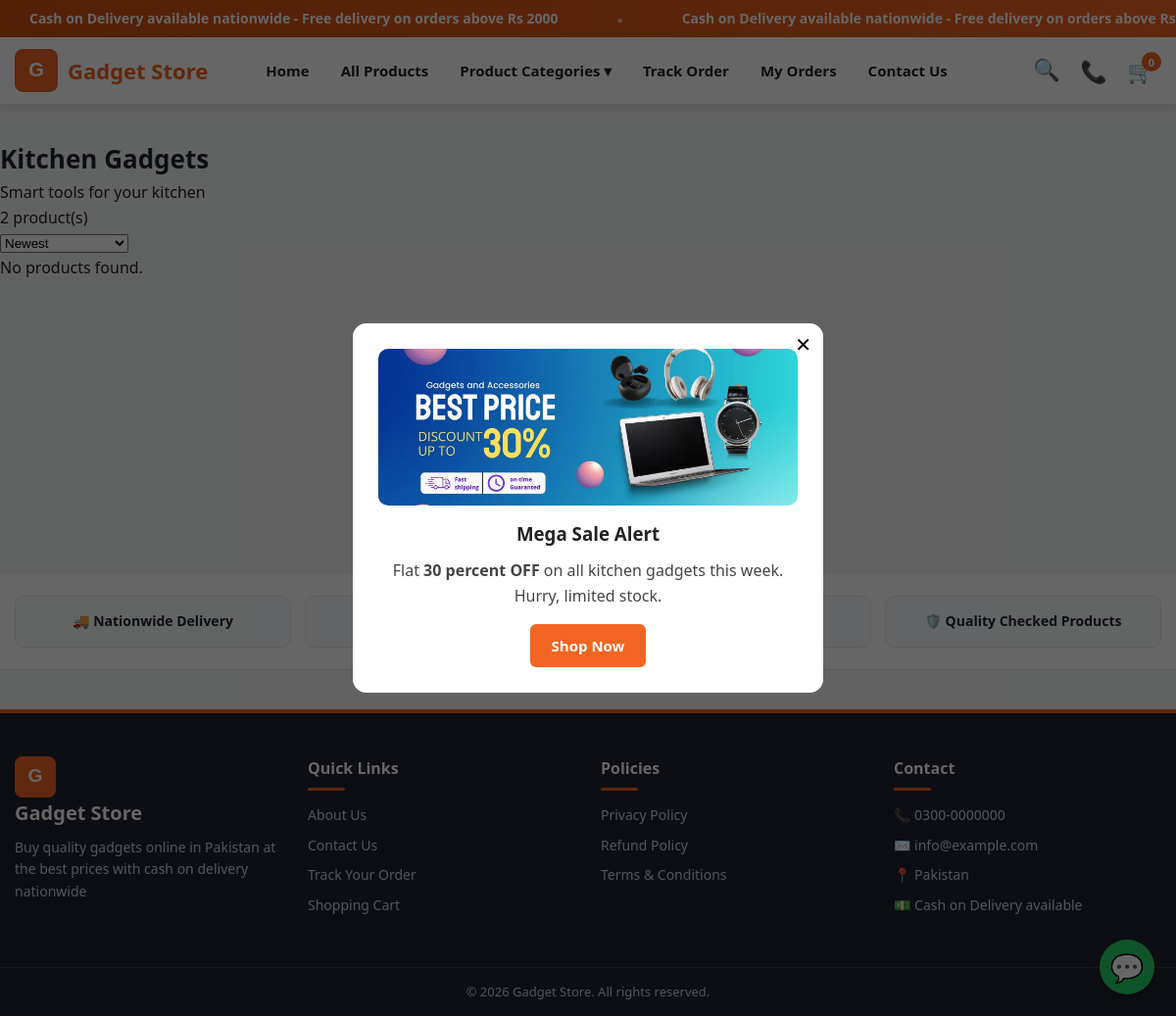
Screenshot of /category.php?slug=kitchen-gadgets with the database file from the repository.
### tables this page shows
CREATE TABLE IF NOT EXISTS categories (
  id INT AUTO_INCREMENT PRIMARY KEY,
  name VARCHAR(150) NOT NULL,
  slug VARCHAR(160) NOT NULL UNIQUE,
  image VARCHAR(255) DEFAULT '',
  description TEXT,
  sort_order INT DEFAULT 0,
  status ENUM('active','inactive') NOT NULL DEFAULT 'active',
  meta_title VARCHAR(200) DEFAULT '',
  meta_description VARCHAR(300) DEFAULT '',
  meta_keywords VARCHAR(300) DEFAULT '',
  created_at TIMESTAMP DEFAULT CURRENT_TIMESTAMP
);

CREATE TABLE IF NOT EXISTS popups (
  id INT AUTO_INCREMENT PRIMARY KEY,
  title VARCHAR(200) DEFAULT '',
  image VARCHAR(255) DEFAULT '',
  content TEXT,
  button_text VARCHAR(100) DEFAULT '',
  button_link VARCHAR(255) DEFAULT '',
  status ENUM('active','inactive') NOT NULL DEFAULT 'active'
);

### config/database.php (called while the page is built, shortened)
<?php
function db(): PDO {
    static $pdo = null;
    if ($pdo === null) {
        $dsn = 'mysql:host=' . DB_HOST . ';dbname=' . DB_NAME . ';charset=utf8mb4';
        $pdo = new PDO($dsn, DB_USER, DB_PASS, [
            PDO::ATTR_ERRMODE => PDO::ERRMODE_EXCEPTION,
            PDO::ATTR_DEFAULT_FETCH_MODE => PDO::FETCH_ASSOC,
        ]);
    }
    return $pdo;
}

### includes/functions.php (called while the page is built, shortened)
<?php
require_once __DIR__ . '/../config/database.php';
function e($s) {
    return htmlspecialchars((string)$s, ENT_QUOTES, 'UTF-8');
}
function base_url($path = '') {
    $proto = (!empty($_SERVER['HTTPS']) && $_SERVER['HTTPS'] !== 'off') ? 'https' : 'http';
    $host  = $_SERVER['HTTP_HOST'] ?? 'localhost';
    $script = str_replace('\\', '/', $_SERVER['SCRIPT_NAME'] ?? '/index.php');
    $dir = rtrim(dirname($script), '/');
    $base = $proto . '://' . $host . ($dir === '' || $dir === '/' ? '' : $dir);
    return rtrim($base, '/') . '/' . ltrim($path, '/');
}
function setting($key, $default = '') {
    static $cache = null;
    if ($cache === null) {
        $cache = [];
        try {
            foreach (db()->query("SELECT skey, svalue FROM settings") as $r) {
                $cache[$r['skey']] = $r['svalue'];
            }
        } catch (Exception $ex) {  }
    }
    return array_key_exists($key, $cache) ? $cache[$key] : $default;
}
function site_name() {
    return setting('site_name', 'Gadget Store');
}
function img_url($path) {
    if (strpos($path, 'assets/') === 0) return base_url($path);
    return base_url('uploads/' . ltrim($path, '/'));
}
function active_categories() {
    return db()->query("SELECT * FROM categories WHERE status = 'active' ORDER BY sort_order, name")->fetchAll();
}

### category.php (the view, shortened to what this page needs)
<?php
require_once __DIR__ . '/includes/functions.php';
$slug = trim($_GET['slug'] ?? '');
$cat = null;
if ($slug !== '') {
    $st = db()->prepare("SELECT * FROM categories WHERE slug = ? AND status = 'active'");
    $st->execute([$slug]);
    $cat = $st->fetch();
    $heading   = $cat['name'];
} else {
    $pageTitle = 'All Products';
    $pageDesc  = '';
    $pageKeys  = '';
    $heading   = 'All Products';
}
$sort = $_GET['sort'] ?? 'newest';
$orderBy = 'p.id DESC';
$page = max(1, (int)($_GET['page'] ?? 1));
$per  = ITEMS_PER_PAGE;
$params = [];
$where = "p.status = 'active'";
if ($cat) {
    $where .= " AND p.category_id = ?";
    $params[] = (int)$cat['id'];
}
$st = db()->prepare("SELECT COUNT(*) FROM products p WHERE $where");
$st->execute($params);
$total = (int)$st->fetchColumn();
$offset = ($page - 1) * $per;
$st = db()->prepare("SELECT p.* FROM products p WHERE $where ORDER BY $orderBy LIMIT " . (int)$per . " OFFSET " . (int)$offset);
$st->execute($params);
$products = $st->fetchAll();
include __DIR__ . '/includes/header.php';
?>
<div class="container section">
  <h1 class="page-title"><?= e($heading) ?></h1>
  <?php if ($cat && $cat['description']): ?>
  <p class="cat-desc"><?= e($cat['description']) ?></p>
  <?php endif; ?>
  <div class="toolbar">
    <span><?= (int)$total ?> product(s)</span>
    <form method="get" class="sort-form">
      <select name="sort" onchange="this.form.submit()">
        <option value="newest"<?= $sort === 'newest' ? ' selected' : '' ?>>Newest</option>
      </select>
    </form>
  </div>
  <?php if ($products): ?>
  <div class="product-grid">
    <?php foreach ($products as $p): ?>
    <?php $disc = discount_percent($p); ?>
    <div class="product-card">
      <a href="<?= product_url($p) ?>"><img src="<?= e(product_thumb($p)) ?>" alt="<?= e($p['name']) ?>"></a>
      <?php if ($disc > 0): ?><span class="sale-badge">-<?= (int)$disc ?>%</span><?php endif; ?>
      <div class="p-info">
        <h3><a href="<?= product_url($p) ?>"><?= e($p['name']) ?></a></h3>
        <div class="p-price">
          <?php if ($disc > 0): ?><span class="old"><?= format_price($p['price']) ?></span><?php endif; ?>
          <span class="new"><?= format_price(sale_price($p)) ?></span>
        </div>
        <form class="add-cart-form" method="post" action="<?= base_url('ajax/cart.php') ?>">
          <input type="hidden" name="action" value="add">
          <input type="hidden" name="id" value="<?= (int)$p['id'] ?>">
          <div class="qty-step"><button type="button" class="qty-minus">&minus;</button><input type="number" name="qty" value="1" min="1"><button type="button" class="qty-plus">+</button></div>
          <button class="btn btn-add" type="submit">Add to Cart</button>
        </form>
      </div>
    </div>
    <?php endforeach; ?>
  </div>
  <?= pagination($total, $per, $page, $base) ?>
  <?php else: ?>
  <p>No products found.</p>
  <?php endif; ?>
</div>
<?php include __DIR__ . '/includes/footer.php'; ?>

### includes/footer.php (shortened to what this page needs)
</main>
<div class="trust-strip">
  <div class="container trust-grid">
    <div>🚚 Nationwide Delivery</div>
    <div>💵 Cash on Delivery</div>
    <div>↩️ 7-Day Easy Returns</div>
    <div>🛡️ Quality Checked Products</div>
  </div>
</div>
<footer class="site-footer">
  <div class="container footer-grid">
    <div class="f-col">
      <a class="f-logo" href="<?= base_url() ?>" aria-label="<?= e(site_name()) ?>">
        <img src="<?= base_url('assets/images/logo.svg') ?>" alt="<?= e(site_name()) ?>" width="42" height="42">
        <span><?= e(site_name()) ?></span>
      </a>
      <p><?= e(setting('meta_description', 'Quality gadgets at the best prices in Pakistan. Cash on Delivery nationwide.')) ?></p>
    </div>
    <div class="f-col">
      <h4>Quick Links</h4>
      <a href="<?= base_url('page.php?slug=about-us') ?>">About Us</a>
      <a href="<?= base_url('page.php?slug=contact-us') ?>">Contact Us</a>
      <a href="<?= base_url('track-order.php') ?>">Track Your Order</a>
      <a href="<?= base_url('cart.php') ?>">Shopping Cart</a>
    </div>
    <div class="f-col">
      <h4>Policies</h4>
      <a href="<?= base_url('page.php?slug=privacy-policy') ?>">Privacy Policy</a>
      <a href="<?= base_url('page.php?slug=refund-policy') ?>">Refund Policy</a>
      <a href="<?= base_url('page.php?slug=terms-conditions') ?>">Terms &amp; Conditions</a>
    </div>
    <div class="f-col">
      <h4>Contact</h4>
      <?php if (setting('contact_phone')): ?><p>📞 <?= e(setting('contact_phone')) ?></p><?php endif; ?>
      <?php if (setting('contact_email')): ?><p>✉️ <?= e(setting('contact_email')) ?></p><?php endif; ?>
      <?php if (setting('contact_address')): ?><p>📍 <?= e(setting('contact_address')) ?></p><?php endif; ?>
      <p>💵 Cash on Delivery available</p>
    </div>
  </div>
  <div class="footer-bottom">
    <div class="container">© <?= date('Y') ?> <?= e(site_name()) ?>. All rights reserved.</div>
  </div>
</footer>
<?php
$waDigits = preg_replace('/\D/', '', setting('whatsapp_number'));
if ($waDigits !== '' && $waDigits[0] === '0') $waDigits = '92' . substr($waDigits, 1);
?>
<?php if ($waDigits): ?>
<a class="wa-float" href="https://wa.me/<?= e($waDigits) ?>?text=<?= urlencode('Hello! I want to place an order.') ?>" target="_blank" aria-label="Chat on WhatsApp">💬</a>
<?php endif; ?>
<?php
try {
    $pop = db()->query("SELECT * FROM popups WHERE status = 'active' ORDER BY id DESC LIMIT 1")->fetch();
} catch (Exception $ex) { $pop = null; }
?>
<?php if ($pop): ?>
<div class="popup-overlay" id="salePopup" style="display:none">
  <div class="popup-box">
    <button class="popup-close" id="popupClose">✕</button>
    <?php if ($pop['image']): ?><img src="<?= e(img_url($pop['image'])) ?>" alt="<?= e($pop['title']) ?>"><?php endif; ?>
    <h3><?= e($pop['title']) ?></h3>
    <div class="popup-content"><?= $pop['content']  ?></div>
    <?php if ($pop['button_text']): ?><a class="btn" href="<?= e($pop['button_link'] ?: base_url()) ?>"><?= e($pop['button_text']) ?></a><?php endif; ?>
  </div>
</div>
<?php endif; ?>
</body>
</html>

### assets/css/style.css (style rules this page uses)
:root { --primary:#f26522; --primary-dark:#d14f14; --accent:#e63946; --dark:#1f2430; --gray:#6b7280; --bg:#f4f5f7; --card:#ffffff; --border:#e5e7eb; --wa:#25d366; --radius:10px; }
* { box-sizing:border-box;margin:0;padding:0 }
body { font-family:'Segoe UI',Arial,sans-serif;background:var(--bg);color:#222;line-height:1.6 }
a { color:inherit;text-decoration:none }
img { max-width:100%;display:block }
.container { max-width:1200px;margin:0 auto;padding:0 15px }
.btn { display:inline-block;background:var(--primary);color:#fff;border:none;padding:10px 22px;border-radius:6px;cursor:pointer;font-size:15px;font-weight:600 }
.section { padding:36px 0 }
.page-title { font-size:26px;color:var(--dark) }
.popup-overlay { position:fixed;inset:0;background:rgba(0,0,0,.6);z-index:200;display:flex;align-items:center;justify-content:center;padding:20px }
.popup-box { background:#fff;border-radius:14px;max-width:480px;width:100%;padding:26px;position:relative;text-align:center;animation:pop .3s }
.popup-box img { border-radius:10px;margin-bottom:14px;max-height:260px;width:100%;object-fit:cover }
.popup-close { position:absolute;top:10px;right:12px;background:none;border:none;font-size:20px;cursor:pointer }
.popup-content { margin:10px 0 16px;color:#444 }
.wa-float { position:fixed;bottom:22px;right:22px;background:var(--wa);color:#fff;width:56px;height:56px;border-radius:50%;display:flex;align-items:center;justify-content:center;font-size:28px;z-index:150;box-shadow:0 4px 12px rgba(0,0,0,.25) }
.site-footer { background:var(--dark);color:#cbd5e1;margin-top:40px;border-top:4px solid var(--primary) }
.trust-strip { background:#fff;border-bottom:1px solid var(--border) }
.trust-grid { display:grid;grid-template-columns:repeat(auto-fit,minmax(200px,1fr));gap:14px;padding:22px 15px;text-align:center;font-weight:700;color:var(--dark);font-size:14px }
.trust-grid div { background:#f8fafc;border:1px solid var(--border);border-radius:10px;padding:14px 10px }
.footer-grid { display:grid;grid-template-columns:repeat(auto-fit,minmax(220px,1fr));gap:26px;padding:44px 15px }
.f-col h4 { color:#fff;margin-bottom:14px;padding-bottom:10px;position:relative;font-size:16px }
.f-col h4::after { content:'';position:absolute;left:0;bottom:0;width:38px;height:3px;background:var(--primary);border-radius:2px }
.f-col a,.f-col p { display:block;margin-bottom:8px;font-size:14px }
.f-logo { display:inline-flex;align-items:center;gap:10px;margin-bottom:10px;text-decoration:none }
.f-logo img { width:42px;height:42px;object-fit:contain }
.f-logo span { font-size:20px;font-weight:800;color:#fff }
.footer-bottom { border-top:1px solid #374151;padding:14px 0;text-align:center;font-size:13px }

### assets/css/patch.css (style rules this page uses)
html,body { overflow-x:clip }

### rows the page displays
categories: name "Kitchen Gadgets", description "Smart tools for your kitchen"
popups: image (picture), title "Mega Sale Alert", content "Flat 30 percent OFF on all kitchen gadgets this week. Hurry, limited stock.", button_text "Shop Now"

### other values shown
site_name() "Gadget Store"
$cartN "0"
$total "2"
setting('contact_phone') "0300-0000000"
setting('contact_email') "info@example.com"
setting('contact_address') "Pakistan"
